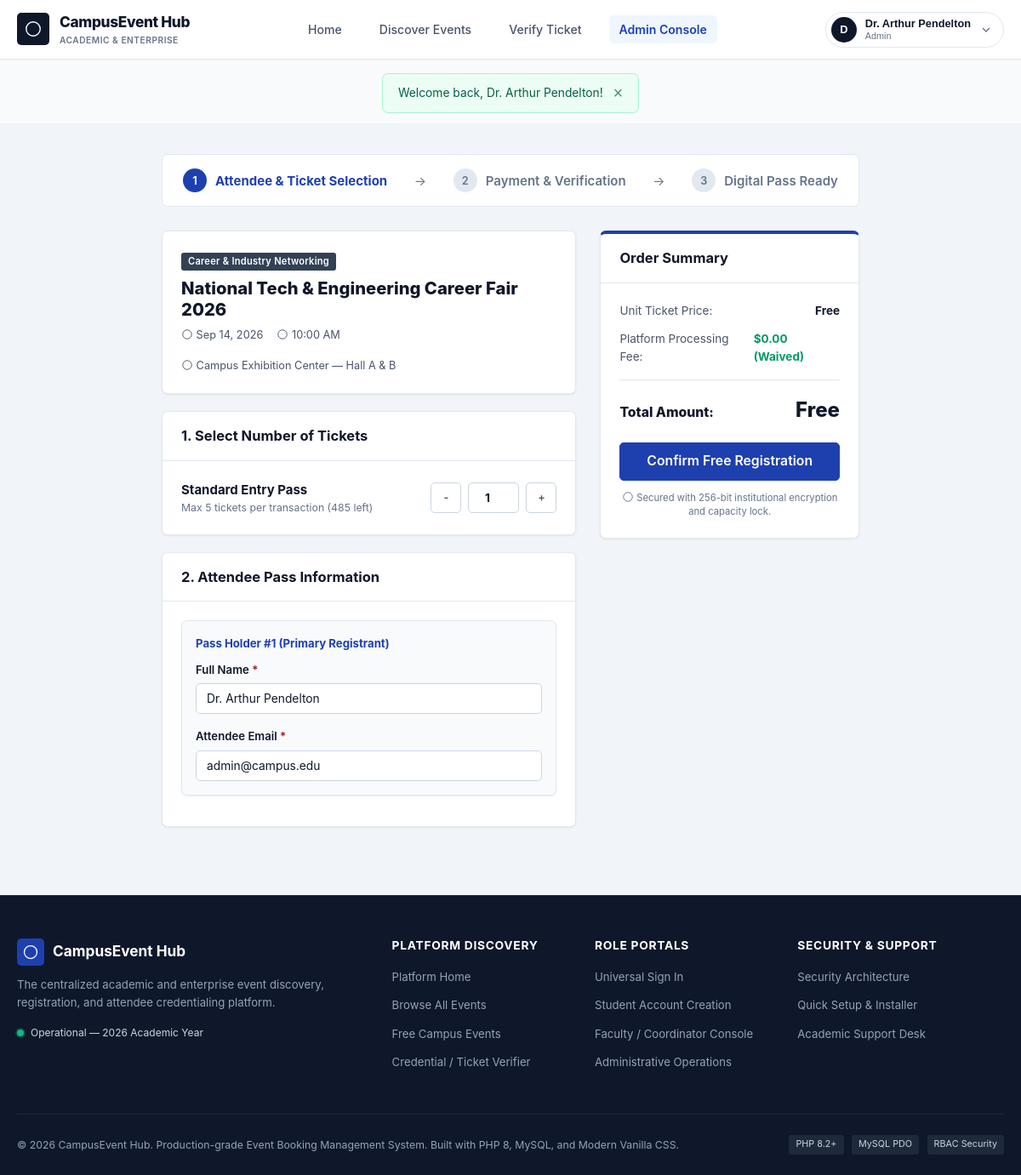
The app's page /booking.php?event_id=2 (signed in) with its own data.
### tables this page shows
CREATE TABLE events (
    id INT UNSIGNED AUTO_INCREMENT PRIMARY KEY,
    category_id INT UNSIGNED NOT NULL,
    coordinator_id INT UNSIGNED NULL,
    title VARCHAR(220) NOT NULL,
    slug VARCHAR(250) NOT NULL UNIQUE,
    short_description VARCHAR(350) NOT NULL,
    description LONGTEXT NOT NULL,
    event_date DATE NOT NULL,
    start_time TIME NOT NULL,
    end_time TIME NOT NULL,
    venue VARCHAR(200) NOT NULL,
    venue_address VARCHAR(255) NULL,
    banner_image VARCHAR(255) NULL,
    ticket_price DECIMAL(10,2) NOT NULL DEFAULT 0.00,
    max_capacity INT UNSIGNED NOT NULL,
    available_seats INT UNSIGNED NOT NULL,
    registration_deadline DATETIME NOT NULL,
    status ENUM('draft', 'open', 'almost_full', 'full', 'completed', 'cancelled') NOT NULL DEFAULT 'open',
    is_featured TINYINT(1) NOT NULL DEFAULT 0,
    created_at DATETIME NOT NULL DEFAULT CURRENT_TIMESTAMP,
    updated_at DATETIME NOT NULL DEFAULT CURRENT_TIMESTAMP ON UPDATE CURRENT_TIMESTAMP,
    CONSTRAINT fk_events_category FOREIGN KEY (category_id) REFERENCES event_categories(id) ON DELETE RESTRICT,
    CONSTRAINT fk_events_coordinator FOREIGN KEY (coordinator_id) REFERENCES users(id) ON DELETE SET NULL,
    INDEX idx_events_date_status (event_date, status),
    INDEX idx_events_featured (is_featured, status),
    INDEX idx_events_category (category_id)
);

CREATE TABLE event_categories (
    id INT UNSIGNED AUTO_INCREMENT PRIMARY KEY,
    name VARCHAR(80) NOT NULL UNIQUE,
    slug VARCHAR(100) NOT NULL UNIQUE,
    description TEXT NULL,
    icon VARCHAR(60) NULL DEFAULT 'calendar',
    created_at DATETIME NOT NULL DEFAULT CURRENT_TIMESTAMP
);

### includes/security.php (called while the page is built, shortened)
<?php
require_once __DIR__ . '/session.php';
function e(?string $string): string {
    return htmlspecialchars((string)$string, ENT_QUOTES, 'UTF-8');
}

### includes/auth.php (called while the page is built, shortened)
<?php
require_once __DIR__ . '/session.php';
require_once __DIR__ . '/security.php';
require_once __DIR__ . '/functions.php';
function is_logged_in(): bool {
    return isset($_SESSION['user_id']) && !empty($_SESSION['user_id']);
}
function get_current_user_data(): ?array {
    return [
        'id'         => (int)$_SESSION['user_id'],
        'name'       => $_SESSION['user_name'] ?? 'User',
        'email'      => $_SESSION['user_email'] ?? '',
        'role'       => $_SESSION['user_role'] ?? '',
        'avatar'     => $_SESSION['user_avatar'] ?? null,
        'student_id' => $_SESSION['student_id_number'] ?? null,
        'department' => $_SESSION['department'] ?? null
    ];
}

### public/booking.php (the view, shortened to what this page needs)
<?php
require_once APP_ROOT . '/includes/functions.php';
require_once APP_ROOT . '/includes/auth.php';
$pdo = Database::getConnection();
$eventId = (int)($_GET['event_id'] ?? $_POST['event_id'] ?? 0);
$stmt = $pdo->prepare("
    SELECT e.*, c.name as category_name
    FROM events e
    JOIN event_categories c ON e.category_id = c.id
    WHERE e.id = ? LIMIT 1
");
$stmt->execute([$eventId]);
$event = $stmt->fetch();
$maxSelectable = min(5, (int)$event['available_seats']);
require_once APP_ROOT . '/includes/header.php';
?>
<main class="main-content" style="background:#f1f5f9; padding:36px 0 60px 0;">
    <div class="container" style="max-width:860px;">
        <div style="display:flex; align-items:center; justify-content:space-between; margin-bottom:28px; background:#ffffff; padding:16px 24px; border-radius:var(--radius-md); border:1px solid var(--border-subtle);">
            <div style="display:flex; align-items:center; gap:10px; color:var(--primary); font-weight:700;">
                <span style="width:28px; height:28px; background:var(--primary); color:#fff; border-radius:50%; display:flex; align-items:center; justify-content:center; font-size:0.85rem;">1</span>
                <span>Attendee & Ticket Selection</span>
            </div>
            <div style="color:var(--text-muted);">&rarr;</div>
            <div style="display:flex; align-items:center; gap:10px; color:var(--text-muted); font-weight:600;">
                <span style="width:28px; height:28px; background:var(--bg-hover); color:var(--text-muted); border-radius:50%; display:flex; align-items:center; justify-content:center; font-size:0.85rem;">2</span>
                <span>Payment & Verification</span>
            </div>
            <div style="color:var(--text-muted);">&rarr;</div>
            <div style="display:flex; align-items:center; gap:10px; color:var(--text-muted); font-weight:600;">
                <span style="width:28px; height:28px; background:var(--bg-hover); color:var(--text-muted); border-radius:50%; display:flex; align-items:center; justify-content:center; font-size:0.85rem;">3</span>
                <span>Digital Pass Ready</span>
            </div>
        </div>
        <form method="POST" action="booking.php?event_id=<?= $event['id'] ?>" id="bookingForm">
            <div style="display:grid; grid-template-columns: 1.6fr 1fr; gap:28px; align-items:start;">
                <div>
                    <div class="card" style="margin-bottom:20px;">
                        <div class="card-body">
                            <span class="badge badge-secondary" style="margin-bottom:8px;"><?= e($event['category_name']) ?></span>
                            <h2 style="font-size:1.35rem; font-weight:800; margin-bottom:8px;"><?= e($event['title']) ?></h2>
                            <div style="font-size:0.85rem; color:var(--text-secondary); display:flex; gap:16px; flex-wrap:wrap;">
                                <span><?= render_svg_icon('calendar', '', 14) ?> <?= format_date($event['event_date']) ?></span>
                                <span><?= render_svg_icon('clock', '', 14) ?> <?= format_time($event['start_time']) ?></span>
                                <span><?= render_svg_icon('location', '', 14) ?> <?= e($event['venue']) ?></span>
                            </div>
                        </div>
                    </div>
                    <div class="card" style="margin-bottom:20px;">
                        <div class="card-header">
                            <h3 class="card-title">1. Select Number of Tickets</h3>
                        </div>
                        <div class="card-body">
                            <div style="display:flex; align-items:center; justify-content:space-between;">
                                <div>
                                    <div style="font-weight:700; color:var(--text-primary);">Standard Entry Pass</div>
                                    <div style="font-size:0.82rem; color:var(--text-muted);">
                                        Max <?= $maxSelectable ?> tickets per transaction (<?= (int)$event['available_seats'] ?> left)
                                    </div>
                                </div>
                                <div style="display:flex; align-items:center; gap:8px;">
                                    <button type="button" class="btn btn-outline-secondary btn-sm" id="btnQtyMinus" style="width:36px; height:36px; padding:0; justify-content:center;">-</button>
                                    <input type="number" name="quantity" id="ticketQuantity" class="form-control" value="1" min="1" max="<?= $maxSelectable ?>" style="width:60px; text-align:center; font-weight:700;" readonly>
                                    <button type="button" class="btn btn-outline-secondary btn-sm" id="btnQtyPlus" style="width:36px; height:36px; padding:0; justify-content:center;">+</button>
                                </div>
                            </div>
                        </div>
                    </div>
                    <div class="card" style="margin-bottom:20px;">
                        <div class="card-header">
                            <h3 class="card-title">2. Attendee Pass Information</h3>
                        </div>
                        <div class="card-body" id="attendeesContainer">
                            <div class="attendee-row card" id="attendee_row_1" style="margin-bottom:14px; padding:16px; background:#f8fafc;">
                                <div style="font-weight:700; font-size:0.88rem; color:#1e40af; margin-bottom:10px;">
                                    Pass Holder #1 (Primary Registrant)
                                </div>
                                <div class="form-row">
                                    <div class="form-group" style="margin-bottom:0;">
                                        <label class="form-label form-label-required">Full Name</label>
                                        <input type="text" name="attendee_names[]" class="form-control" value="<?= e($currentUser['name']) ?>" required>
                                    </div>
                                    <div class="form-group" style="margin-bottom:0;">
                                        <label class="form-label form-label-required">Attendee Email</label>
                                        <input type="email" name="attendee_emails[]" class="form-control" value="<?= e($currentUser['email']) ?>" required>
                                    </div>
                                </div>
                            </div>
                        </div>
                    </div>
                </div>
                <div style="position:sticky; top:90px;">
                    <div class="card" style="border-top:4px solid var(--primary);">
                        <div class="card-header">
                            <h3 class="card-title">Order Summary</h3>
                        </div>
                        <div class="card-body">
                            <div style="display:flex; justify-content:space-between; margin-bottom:12px; font-size:0.9rem;">
                                <span style="color:var(--text-secondary);">Unit Ticket Price:</span>
                                <span style="font-weight:700;" id="unitPrice" data-price="<?= $event['ticket_price'] ?>">
                                    <?= format_currency($event['ticket_price']) ?>
                                </span>
                            </div>
                            <div style="display:flex; justify-content:space-between; margin-bottom:12px; font-size:0.9rem;">
                                <span style="color:var(--text-secondary);">Platform Processing Fee:</span>
                                <span style="font-weight:700; color:#059669;">$0.00 (Waived)</span>
                            </div>
                            <div style="height:1px; background:var(--border-subtle); margin:16px 0;"></div>
                            <div style="display:flex; justify-content:space-between; align-items:baseline; margin-bottom:20px;">
                                <span style="font-size:1.05rem; font-weight:800; color:var(--text-primary);">Total Amount:</span>
                                <span style="font-size:1.6rem; font-weight:800; color:var(--primary-900);" id="totalPrice">
                                </span>
                            </div>
                            <button type="submit" class="btn btn-primary btn-lg btn-block" style="padding:12px;">
                                <?= ($event['ticket_price'] == 0) ? 'Confirm Free Registration' : 'Proceed to Payment &rarr;' ?>
                            </button>
                            <div style="font-size:0.75rem; color:var(--text-muted); text-align:center; margin-top:12px; line-height:1.4;">
                                <?= render_svg_icon('shield-check', '', 14) ?> Secured with 256-bit institutional encryption and capacity lock.
                            </div>
                        </div>
                    </div>
                </div>
            </div>
        </form>
    </div>
</main>
<?php require_once APP_ROOT . '/includes/footer.php'; ?>

### public/assets/css/main.css (style rules this page uses)
:root { --bg-app: #f8fafc; --bg-surface: #ffffff; --bg-subtle: #f1f5f9; --bg-hover: #e2e8f0; --bg-dark: #0f172a; --primary-900: #0f172a; --primary-800: #1e293b; --primary-700: #334155; --primary: #1e40af; --primary-hover: #1d4ed8; --primary-subtle: #eff6ff; --accent: #d97706; --accent-hover: #b45309; --accent-subtle: #fef3c7; --text-primary: #0f172a; --text-secondary: #475569; --text-muted: #64748b; --text-inverse: #ffffff; --border-subtle: #e2e8f0; --border-strong: #cbd5e1; --border-focus: #1e40af; --radius-xs: 3px; --radius-sm: 5px; --radius-md: 7px; --radius-lg: 10px; --radius-full: 9999px; --shadow-xs: 0 1px 2px 0 rgba(15, 23, 42, 0.04); --shadow-sm: 0 1px 3px 0 rgba(15, 23, 42, 0.06), 0 1px 2px -1px rgba(15, 23, 42, 0.06); --shadow-md: 0 4px 6px -1px rgba(15, 23, 42, 0.08), 0 2px 4px -2px rgba(15, 23, 42, 0.05); --shadow-lg: 0 10px 15px -3px rgba(15, 23, 42, 0.08), 0 4px 6px -4px rgba(15, 23, 42, 0.04); --success-text: #065f46; --success-bg: #ecfdf5; --success-border: #a7f3d0; --warning-text: #92400e; --warning-bg: #fffbeb; --warning-border: #fde68a; --danger-text: #991b1b; --danger-bg: #fef2f2; --danger-border: #fecaca; --info-text: #1e40af; --info-bg: #eff6ff; --info-border: #bfdbfe; --header-height: 70px; --sidebar-width: 260px; --container-max: 1200px; --font-sans: -apple-system, BlinkMacSystemFont, "Segoe UI", Roboto, "Helvetica Neue", Arial, sans-serif; --font-mono: ui-monospace, SFMono-Regular, Menlo, Monaco, Consolas, monospace; }
*, *::before, *::after { box-sizing: border-box; margin: 0; padding: 0; }
html { font-family: var(--font-sans); font-size: 15px; line-height: 1.55; color: var(--text-primary); background-color: var(--bg-app); -webkit-font-smoothing: antialiased; -moz-osx-font-smoothing: grayscale; }
body { min-height: 100vh; display: flex; flex-direction: column; }
h1, h2, h3, h4, h5, h6 { color: var(--text-primary); font-weight: 700; line-height: 1.25; }
h2 { font-size: 1.6rem; }
h3 { font-size: 1.25rem; }
.num-tabular, .badge, .table td.td-price, .table td.td-num { font-variant-numeric: tabular-nums; }
.container { width: 100%; max-width: var(--container-max); margin: 0 auto; padding: 0 20px; }
.main-content { flex: 1 0 auto; padding: 32px 0 60px 0; }
.btn { display: inline-flex; align-items: center; gap: 8px; font-family: inherit; font-size: 0.92rem; font-weight: 600; padding: 9px 18px; border-radius: var(--radius-sm); border: 1px solid transparent; cursor: pointer; text-decoration: none; transition: all 0.15s ease; line-height: 1.2; }
.btn-primary { background: var(--primary); color: #ffffff; border-color: var(--primary); }
.btn-outline-secondary { background: transparent; color: var(--text-secondary); border-color: var(--border-strong); }
.btn-sm { padding: 6px 12px; font-size: 0.84rem; }
.btn-lg { padding: 12px 24px; font-size: 1.05rem; }
.btn-block { display: flex; width: 100%; justify-content: center; }
.badge { display: inline-flex; align-items: center; padding: 3px 8px; font-size: 0.74rem; font-weight: 600; border-radius: var(--radius-xs); letter-spacing: 0.02em; line-height: 1.3; }
.badge-secondary { background: #334155; color: #ffffff; }
.card { background: var(--bg-surface); border: 1px solid var(--border-subtle); border-radius: var(--radius-md); box-shadow: var(--shadow-sm); overflow: hidden; }
.card-header { padding: 18px 22px; border-bottom: 1px solid var(--border-subtle); display: flex; align-items: center; justify-content: space-between; }
.card-title { font-size: 1.1rem; font-weight: 700; margin: 0; }
.card-body { padding: 22px; }
.form-group { margin-bottom: 18px; }
.form-label { display: block; font-size: 0.88rem; font-weight: 600; color: var(--text-primary); margin-bottom: 6px; }
.form-label-required::after { content: " *"; color: var(--danger-text); }
.form-control, .form-select, .form-textarea { width: 100%; padding: 9px 12px; font-family: inherit; font-size: 0.92rem; color: var(--text-primary); background: var(--bg-surface); border: 1px solid var(--border-strong); border-radius: var(--radius-sm); transition: border-color 0.15s ease, box-shadow 0.15s ease; }
.form-row { display: grid; grid-template-columns: repeat(auto-fit, minmax(220px, 1fr)); gap: 16px; }

### records on screen
events: category.name "Career & Industry Networking", title "National Tech & Engineering Career Fair 2026", event_date "Sep 14, 2026", start_time "10:00 AM", venue "Campus Exhibition Center — Hall A & B", available_seats "5", available_seats "485", ticket_price "Free"

### other values on screen
APP_NAME "CampusEvent Hub"
substr($currentUser['name'], 0, 1) "D"
$currentUser['name'] "Dr. Arthur Pendelton"
$currentUser['role'] "Admin"
$text "Welcome back, Dr. Arthur Pendelton!"
